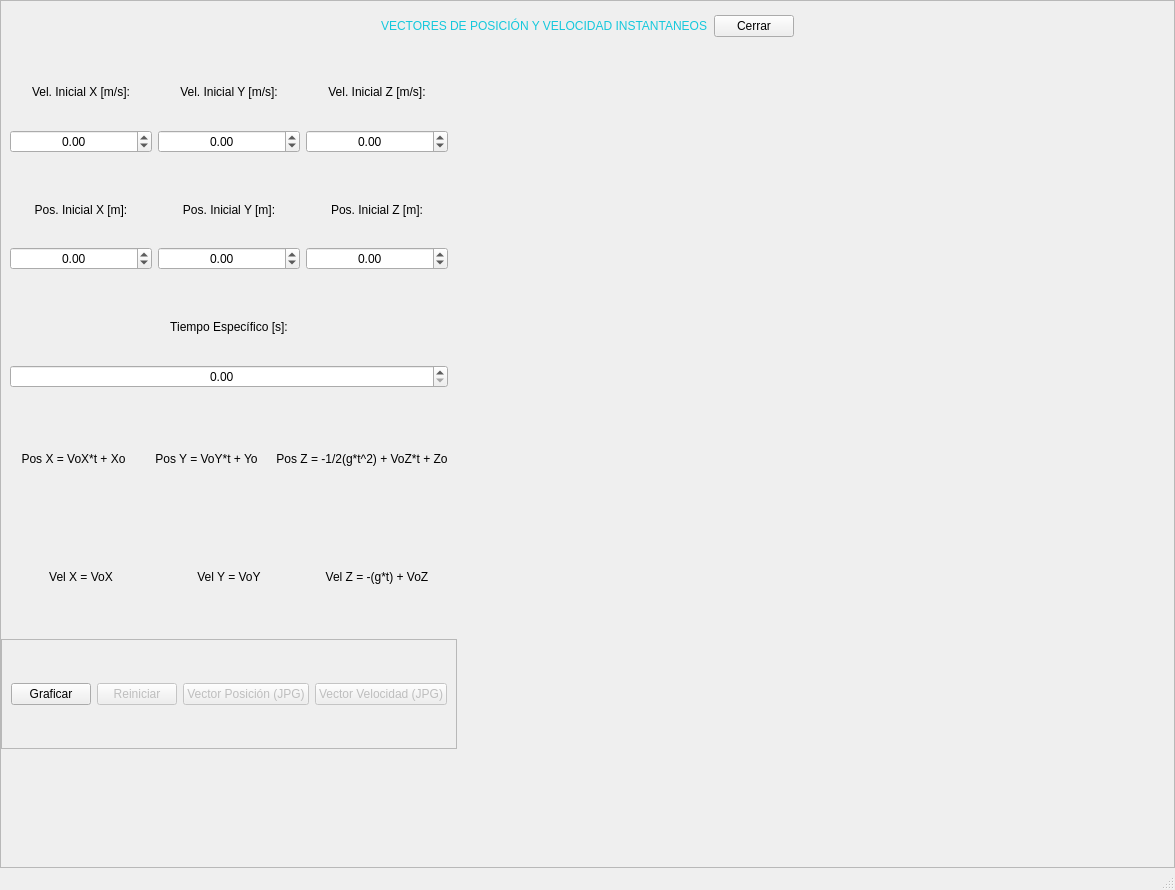
<?xml version="1.0" encoding="UTF-8"?>
<ui version="4.0">
 <class>MainWindow</class>
 <widget class="QMainWindow" name="MainWindow">
  <property name="geometry">
   <rect>
    <x>0</x>
    <y>0</y>
    <width>1175</width>
    <height>890</height>
   </rect>
  </property>
  <property name="windowTitle">
   <string>MainWindow</string>
  </property>
  <widget class="QWidget" name="centralwidget">
   <layout class="QHBoxLayout" name="horizontalLayout">
    <property name="spacing">
     <number>0</number>
    </property>
    <property name="leftMargin">
     <number>0</number>
    </property>
    <property name="topMargin">
     <number>0</number>
    </property>
    <property name="rightMargin">
     <number>0</number>
    </property>
    <property name="bottomMargin">
     <number>0</number>
    </property>
    <item>
     <widget class="QFrame" name="frame">
      <property name="frameShape">
       <enum>QFrame::StyledPanel</enum>
      </property>
      <property name="frameShadow">
       <enum>QFrame::Raised</enum>
      </property>
      <layout class="QVBoxLayout" name="verticalLayout" stretch="1,8">
       <property name="spacing">
        <number>0</number>
       </property>
       <property name="leftMargin">
        <number>0</number>
       </property>
       <property name="topMargin">
        <number>0</number>
       </property>
       <property name="rightMargin">
        <number>0</number>
       </property>
       <property name="bottomMargin">
        <number>0</number>
       </property>
       <item>
        <widget class="QWidget" name="widget" native="true">
         <property name="minimumSize">
          <size>
           <width>0</width>
           <height>0</height>
          </size>
         </property>
         <property name="maximumSize">
          <size>
           <width>16777215</width>
           <height>50</height>
          </size>
         </property>
         <property name="styleSheet">
          <string notr="true">QLabel{
font: 87 12pt &quot;Arial Black&quot;;
color: rgb(20, 200,220);
}</string>
         </property>
         <layout class="QHBoxLayout" name="horizontalLayout_2" stretch="0,0,0,0">
          <item>
           <spacer name="horizontalSpacer">
            <property name="orientation">
             <enum>Qt::Horizontal</enum>
            </property>
            <property name="sizeHint" stdset="0">
             <size>
              <width>405</width>
              <height>20</height>
             </size>
            </property>
           </spacer>
          </item>
          <item>
           <widget class="QLabel" name="label">
            <property name="text">
             <string>VECTORES DE POSICIÓN Y VELOCIDAD INSTANTANEOS</string>
            </property>
           </widget>
          </item>
          <item>
           <widget class="QPushButton" name="button_cerrar">
            <property name="styleSheet">
             <string notr="true">font: 10pt &quot;MS Shell Dlg 2&quot;;</string>
            </property>
            <property name="text">
             <string>Cerrar</string>
            </property>
           </widget>
          </item>
          <item>
           <spacer name="horizontalSpacer_2">
            <property name="orientation">
             <enum>Qt::Horizontal</enum>
            </property>
            <property name="sizeHint" stdset="0">
             <size>
              <width>405</width>
              <height>20</height>
             </size>
            </property>
           </spacer>
          </item>
         </layout>
        </widget>
       </item>
       <item>
        <widget class="QWidget" name="widget_2" native="true">
         <layout class="QHBoxLayout" name="horizontalLayout_3" stretch="3,5">
          <property name="spacing">
           <number>0</number>
          </property>
          <property name="leftMargin">
           <number>0</number>
          </property>
          <property name="topMargin">
           <number>0</number>
          </property>
          <property name="rightMargin">
           <number>0</number>
          </property>
          <property name="bottomMargin">
           <number>0</number>
          </property>
          <item>
           <widget class="QWidget" name="widget_3" native="true">
            <layout class="QVBoxLayout" name="verticalLayout_2">
             <property name="spacing">
              <number>7</number>
             </property>
             <property name="leftMargin">
              <number>0</number>
             </property>
             <property name="topMargin">
              <number>0</number>
             </property>
             <property name="rightMargin">
              <number>0</number>
             </property>
             <property name="bottomMargin">
              <number>0</number>
             </property>
             <item>
              <widget class="QWidget" name="widget_6" native="true">
               <property name="styleSheet">
                <string notr="true">font: 10pt &quot;MS Shell Dlg 2&quot;;</string>
               </property>
               <layout class="QGridLayout" name="gridLayout">
                <item row="3" column="0">
                 <widget class="QLabel" name="label_2">
                  <property name="text">
                   <string>Vel. Inicial X [m/s]:</string>
                  </property>
                  <property name="alignment">
                   <set>Qt::AlignCenter</set>
                  </property>
                 </widget>
                </item>
                <item row="4" column="1">
                 <widget class="QDoubleSpinBox" name="sbox_velY">
                  <property name="enabled">
                   <bool>true</bool>
                  </property>
                  <property name="alignment">
                   <set>Qt::AlignCenter</set>
                  </property>
                  <property name="minimum">
                   <double>-100000.000000000000000</double>
                  </property>
                  <property name="maximum">
                   <double>100000.000000000000000</double>
                  </property>
                  <property name="singleStep">
                   <double>1.000000000000000</double>
                  </property>
                 </widget>
                </item>
                <item row="3" column="1">
                 <widget class="QLabel" name="label_3">
                  <property name="text">
                   <string>Vel. Inicial Y [m/s]:</string>
                  </property>
                  <property name="alignment">
                   <set>Qt::AlignCenter</set>
                  </property>
                 </widget>
                </item>
                <item row="4" column="0">
                 <widget class="QDoubleSpinBox" name="sbox_velX">
                  <property name="enabled">
                   <bool>true</bool>
                  </property>
                  <property name="alignment">
                   <set>Qt::AlignCenter</set>
                  </property>
                  <property name="minimum">
                   <double>-100000.000000000000000</double>
                  </property>
                  <property name="maximum">
                   <double>100000.000000000000000</double>
                  </property>
                  <property name="singleStep">
                   <double>1.000000000000000</double>
                  </property>
                 </widget>
                </item>
                <item row="4" column="2">
                 <widget class="QDoubleSpinBox" name="sbox_velZ">
                  <property name="enabled">
                   <bool>true</bool>
                  </property>
                  <property name="alignment">
                   <set>Qt::AlignCenter</set>
                  </property>
                  <property name="minimum">
                   <double>-100000.000000000000000</double>
                  </property>
                  <property name="maximum">
                   <double>100000.000000000000000</double>
                  </property>
                  <property name="singleStep">
                   <double>1.000000000000000</double>
                  </property>
                 </widget>
                </item>
                <item row="3" column="2">
                 <widget class="QLabel" name="label_4">
                  <property name="text">
                   <string>Vel. Inicial Z [m/s]:</string>
                  </property>
                  <property name="alignment">
                   <set>Qt::AlignCenter</set>
                  </property>
                 </widget>
                </item>
               </layout>
              </widget>
             </item>
             <item>
              <widget class="QWidget" name="widget_7" native="true">
               <property name="styleSheet">
                <string notr="true">font: 10pt &quot;MS Shell Dlg 2&quot;;</string>
               </property>
               <layout class="QGridLayout" name="gridLayout_2">
                <item row="3" column="0">
                 <widget class="QDoubleSpinBox" name="sbox_posX">
                  <property name="enabled">
                   <bool>true</bool>
                  </property>
                  <property name="alignment">
                   <set>Qt::AlignCenter</set>
                  </property>
                  <property name="minimum">
                   <double>-100000.000000000000000</double>
                  </property>
                  <property name="maximum">
                   <double>100000.000000000000000</double>
                  </property>
                  <property name="singleStep">
                   <double>1.000000000000000</double>
                  </property>
                 </widget>
                </item>
                <item row="2" column="0">
                 <widget class="QLabel" name="label_5">
                  <property name="text">
                   <string>Pos. Inicial X [m]:</string>
                  </property>
                  <property name="alignment">
                   <set>Qt::AlignCenter</set>
                  </property>
                 </widget>
                </item>
                <item row="3" column="2">
                 <widget class="QDoubleSpinBox" name="sbox_posZ">
                  <property name="enabled">
                   <bool>true</bool>
                  </property>
                  <property name="alignment">
                   <set>Qt::AlignCenter</set>
                  </property>
                  <property name="minimum">
                   <double>-100000.000000000000000</double>
                  </property>
                  <property name="maximum">
                   <double>100000.000000000000000</double>
                  </property>
                  <property name="singleStep">
                   <double>1.000000000000000</double>
                  </property>
                 </widget>
                </item>
                <item row="3" column="1">
                 <widget class="QDoubleSpinBox" name="sbox_posY">
                  <property name="enabled">
                   <bool>true</bool>
                  </property>
                  <property name="alignment">
                   <set>Qt::AlignCenter</set>
                  </property>
                  <property name="minimum">
                   <double>-100000.000000000000000</double>
                  </property>
                  <property name="maximum">
                   <double>100000.000000000000000</double>
                  </property>
                  <property name="singleStep">
                   <double>1.000000000000000</double>
                  </property>
                 </widget>
                </item>
                <item row="2" column="1">
                 <widget class="QLabel" name="label_6">
                  <property name="text">
                   <string>Pos. Inicial Y [m]:</string>
                  </property>
                  <property name="alignment">
                   <set>Qt::AlignCenter</set>
                  </property>
                 </widget>
                </item>
                <item row="2" column="2">
                 <widget class="QLabel" name="label_7">
                  <property name="text">
                   <string>Pos. Inicial Z [m]:</string>
                  </property>
                  <property name="alignment">
                   <set>Qt::AlignCenter</set>
                  </property>
                 </widget>
                </item>
               </layout>
              </widget>
             </item>
             <item>
              <widget class="QWidget" name="widget_8" native="true">
               <property name="styleSheet">
                <string notr="true">font: 10pt &quot;MS Shell Dlg 2&quot;;</string>
               </property>
               <layout class="QVBoxLayout" name="verticalLayout_3">
                <item>
                 <widget class="QLabel" name="label_8">
                  <property name="text">
                   <string>Tiempo Específico [s]:</string>
                  </property>
                  <property name="alignment">
                   <set>Qt::AlignCenter</set>
                  </property>
                 </widget>
                </item>
                <item>
                 <widget class="QDoubleSpinBox" name="sbox_tiempo">
                  <property name="enabled">
                   <bool>true</bool>
                  </property>
                  <property name="alignment">
                   <set>Qt::AlignCenter</set>
                  </property>
                  <property name="maximum">
                   <double>1000000.000000000000000</double>
                  </property>
                  <property name="singleStep">
                   <double>0.100000000000000</double>
                  </property>
                 </widget>
                </item>
               </layout>
              </widget>
             </item>
             <item>
              <widget class="QWidget" name="widget_10" native="true">
               <property name="styleSheet">
                <string notr="true">font: 10pt &quot;MS Shell Dlg 2&quot;;</string>
               </property>
               <layout class="QHBoxLayout" name="horizontalLayout_4">
                <item>
                 <widget class="QLabel" name="label_12">
                  <property name="text">
                   <string>Pos X = VoX*t + Xo</string>
                  </property>
                  <property name="alignment">
                   <set>Qt::AlignCenter</set>
                  </property>
                 </widget>
                </item>
                <item>
                 <widget class="QLabel" name="label_13">
                  <property name="text">
                   <string>Pos Y = VoY*t + Yo</string>
                  </property>
                  <property name="alignment">
                   <set>Qt::AlignCenter</set>
                  </property>
                 </widget>
                </item>
                <item>
                 <widget class="QLabel" name="label_14">
                  <property name="text">
                   <string>Pos Z = -1/2(g*t^2) + VoZ*t + Zo</string>
                  </property>
                  <property name="alignment">
                   <set>Qt::AlignCenter</set>
                  </property>
                 </widget>
                </item>
               </layout>
              </widget>
             </item>
             <item>
              <widget class="QWidget" name="widget_11" native="true">
               <property name="styleSheet">
                <string notr="true">font: 10pt &quot;MS Shell Dlg 2&quot;;</string>
               </property>
               <layout class="QHBoxLayout" name="horizontalLayout_9">
                <item>
                 <widget class="QLabel" name="label_16">
                  <property name="text">
                   <string>Vel X = VoX</string>
                  </property>
                  <property name="alignment">
                   <set>Qt::AlignCenter</set>
                  </property>
                 </widget>
                </item>
                <item>
                 <widget class="QLabel" name="label_17">
                  <property name="text">
                   <string>Vel Y = VoY</string>
                  </property>
                  <property name="alignment">
                   <set>Qt::AlignCenter</set>
                  </property>
                 </widget>
                </item>
                <item>
                 <widget class="QLabel" name="label_18">
                  <property name="text">
                   <string>Vel Z = -(g*t) + VoZ</string>
                  </property>
                  <property name="alignment">
                   <set>Qt::AlignCenter</set>
                  </property>
                 </widget>
                </item>
               </layout>
              </widget>
             </item>
             <item>
              <widget class="QFrame" name="frame_2">
               <property name="styleSheet">
                <string notr="true">font: 10pt &quot;MS Shell Dlg 2&quot;;</string>
               </property>
               <property name="frameShape">
                <enum>QFrame::StyledPanel</enum>
               </property>
               <property name="frameShadow">
                <enum>QFrame::Raised</enum>
               </property>
               <layout class="QHBoxLayout" name="horizontalLayout_7">
                <item>
                 <widget class="QPushButton" name="button_graficar">
                  <property name="enabled">
                   <bool>true</bool>
                  </property>
                  <property name="text">
                   <string>Graficar</string>
                  </property>
                 </widget>
                </item>
                <item>
                 <widget class="QPushButton" name="button_reiniciar">
                  <property name="enabled">
                   <bool>false</bool>
                  </property>
                  <property name="text">
                   <string>Reiniciar</string>
                  </property>
                 </widget>
                </item>
                <item>
                 <widget class="QPushButton" name="button_pos">
                  <property name="enabled">
                   <bool>false</bool>
                  </property>
                  <property name="text">
                   <string>Vector Posición (JPG)</string>
                  </property>
                 </widget>
                </item>
                <item>
                 <widget class="QPushButton" name="button_vel">
                  <property name="enabled">
                   <bool>false</bool>
                  </property>
                  <property name="text">
                   <string>Vector Velocidad (JPG)</string>
                  </property>
                 </widget>
                </item>
               </layout>
              </widget>
             </item>
             <item>
              <widget class="QWidget" name="widget_5" native="true">
               <property name="styleSheet">
                <string notr="true">font: 10pt &quot;MS Shell Dlg 2&quot;;</string>
               </property>
               <layout class="QGridLayout" name="gridLayout_3">
                <item row="0" column="0">
                 <widget class="QLabel" name="label_posX">
                  <property name="text">
                   <string/>
                  </property>
                  <property name="alignment">
                   <set>Qt::AlignCenter</set>
                  </property>
                 </widget>
                </item>
                <item row="0" column="1">
                 <widget class="QLabel" name="label_velX">
                  <property name="text">
                   <string/>
                  </property>
                  <property name="alignment">
                   <set>Qt::AlignCenter</set>
                  </property>
                 </widget>
                </item>
                <item row="1" column="1">
                 <widget class="QLabel" name="label_velY">
                  <property name="text">
                   <string/>
                  </property>
                  <property name="alignment">
                   <set>Qt::AlignCenter</set>
                  </property>
                 </widget>
                </item>
                <item row="3" column="0">
                 <widget class="QLabel" name="label_posZ">
                  <property name="text">
                   <string/>
                  </property>
                  <property name="alignment">
                   <set>Qt::AlignCenter</set>
                  </property>
                 </widget>
                </item>
                <item row="3" column="1">
                 <widget class="QLabel" name="label_velZ">
                  <property name="text">
                   <string/>
                  </property>
                  <property name="alignment">
                   <set>Qt::AlignCenter</set>
                  </property>
                 </widget>
                </item>
                <item row="1" column="0">
                 <widget class="QLabel" name="label_posY">
                  <property name="text">
                   <string/>
                  </property>
                  <property name="alignment">
                   <set>Qt::AlignCenter</set>
                  </property>
                 </widget>
                </item>
               </layout>
              </widget>
             </item>
            </layout>
           </widget>
          </item>
          <item>
           <widget class="QWidget" name="widget_4" native="true">
            <layout class="QVBoxLayout" name="verticalLayout_5">
             <item>
              <layout class="QHBoxLayout" name="graf_vect_pos"/>
             </item>
             <item>
              <layout class="QHBoxLayout" name="graf_vect_vel"/>
             </item>
            </layout>
           </widget>
          </item>
         </layout>
        </widget>
       </item>
      </layout>
     </widget>
    </item>
   </layout>
  </widget>
  <widget class="QStatusBar" name="statusbar"/>
 </widget>
 <resources/>
 <connections/>
</ui>
